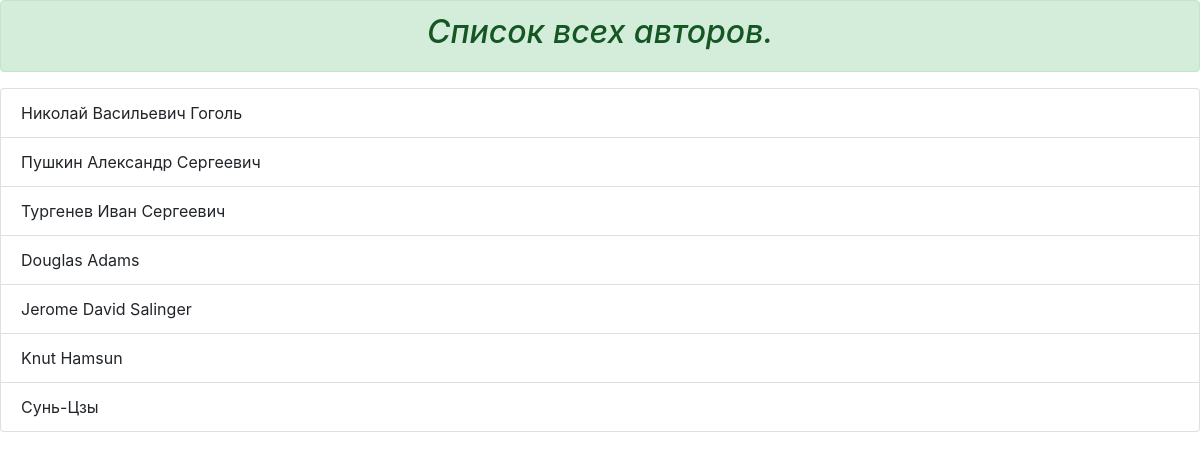
The page /author on the database its author committed.
### p_library/models.py (models this page shows, shortened)
class Author(models.Model):
	full_name = models.TextField(blank=True, null=True)
	birth_year = models.SmallIntegerField()
	country = models.CharField(max_length=2)

### p_library/views.py (the view)
# urls.py: path('author', AuthorList.as_view(), name='author_list'),
class AuthorList(ListView):
	model = Author
	authors = Author.objects.all()
	template_name = 'author_list.html'

### p_library/templates/author_list.html (shortened to what this page needs)
{% extends 'base.html' %}
{% block header %}Список всех авторов.{% endblock header %}
{% block content %}
<ul class="list-group">
    {% for author in object_list %}
        <li class="list-group-item">{{ author.full_name }}</li>
    {% endfor %}
</ul>
 {% endblock %}

### rows shown on the page
Author: full_name "Николай Васильевич Гоголь"
Author: full_name "Пушкин Александр Сергеевич"
Author: full_name "Тургенев Иван Сергеевич"
Author: full_name "Douglas Adams"
Author: full_name "Jerome David Salinger"
Author: full_name "Knut Hamsun"
Author: full_name "Сунь-Цзы"
